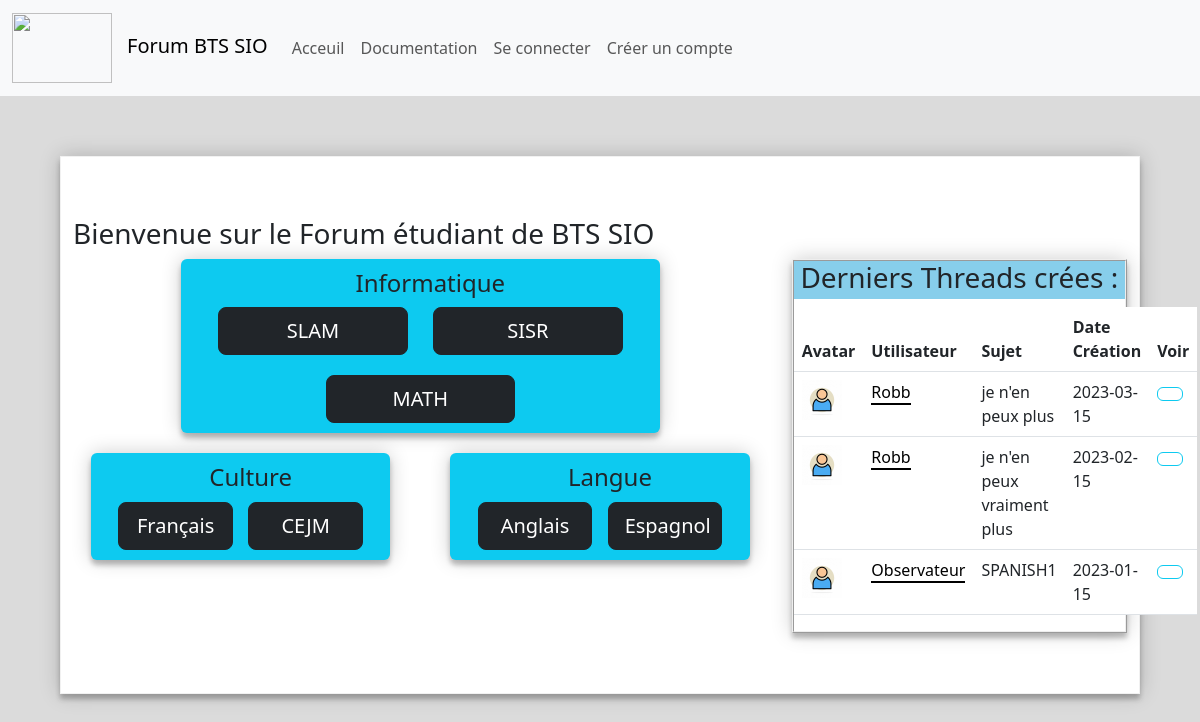
The page / on the database its author committed.
### tables this page shows
CREATE TABLE Thread (
	idThread INT NOT NULL AUTO_INCREMENT,
	title VARCHAR(128),
  auteur_id INT NOT NULL,
  categorie_id INT NOT NULL,
  content TEXT NOT NULL,
  date_creation DATE,
  isClosed BOOLEAN DEFAULT FALSE,
  PRIMARY KEY (idThread),
  FOREIGN KEY (auteur_id) REFERENCES Users(idUser),
  FOREIGN KEY (categorie_id) REFERENCES Categorie(idCategorie)
);

CREATE TABLE Users (
	idUser INT NOT NULL AUTO_INCREMENT,
	username VARCHAR(64) NOT NULL,
  password VARCHAR(64) NOT NULL,
  email VARCHAR(128) NOT NULL,
  avatar VARCHAR(64),
  id_Rank INT NOT NULL,
  PRIMARY KEY (idUser),
  FOREIGN KEY (id_Rank) REFERENCES Rank (idRank)
);

### tools/basicFunction.php (called while the page is built, shortened)
<?php
function randomColor(){
    $colors = ['info', 'success', 'warning', 'danger', 'primary'];
    $rdm = rand(0, 4);
    $rdmColor = $colors[$rdm];
    return $rdmColor;
}
?>

### tools/functionThread.php (called while the page is built, shortened)
<?php
function getLastThreadsLimit($dtb){
	$fetchtopics = $dtb->prepare(<<<SQL
		SELECT *
		FROM Thread
		ORDER BY date_creation
		DESC
		LIMIT 3
		SQL);
    $fetchtopics->execute();
    $topics = $fetchtopics->fetchAll();
	return $topics;
}

### index.php (the view, shortened to what this page needs)
<?php
include('parts/header.php');
include('tools/dtbConnexion.php');
include('tools/basicFunction.php');
include('tools/functionThread.php');
$dtb = dtbConnexion::getConnexion();
$rdmColor = randomColor();
?>
<head>
    <link rel="stylesheet" type="text/css" href="CSS/styleIndex.css" media="all" />
</head>
<main>
<div class="container h-100 justify-content-center align-items-center">
<h3>Bienvenue sur le Forum étudiant de BTS SIO</h3>
<div class="row">
    <article class="container col-12 col-xl-8">
        <div class="row" id="tabMatiere">
            <section class="bg-<?=$rdmColor?> rounded col-11 col-lg-8 row">
                <h4>Informatique</h4>
                <a type="button" class="btn btn-lg btn-dark col-5" id="SLAM" href="forum.php?categorie=1"> SLAM</a>
                <a type="button" class="btn btn-lg btn-dark col-5" id="SISR" href="forum.php?categorie=2"> SISR</a>
                <a type="button" class="btn btn-lg btn-dark col-5" id="MATH" href="forum.php?categorie=3"> MATH</a>
            </section>
            <section class="bg-<?=$rdmColor?> rounded col-11 col-lg-5 row">
                <h4>Culture</h4>
                <a type="button" class="btn btn-lg btn-dark col-5" id="Français" href="forum.php?categorie=4"> Français</a>
                <a type="button" class="btn btn-lg btn-dark col-5" id="CEJM" href="forum.php?categorie=5"> CEJM</a>
            </section>
            <section class="bg-<?=$rdmColor?> rounded col-11 col-lg-5 row">
                <h4>Langue</h4>
                <a type="button" class="btn btn-lg btn-dark col-5" id="Anglais" href="forum.php?categorie=6"> Anglais</a>
                <a type="button" class="btn btn-lg btn-dark col-5" id="Espagnol" href="forum.php?categorie=7"> Espagnol</a>
            </section>
        </div>
    </article>
    <aside class="container col-12 col-xl-4">
        <div class=" col-12">
        <?php $topics = getLastThreadsLimit($dtb) ?>
        <h3 class="top-bar">Derniers Threads crées : </h3>
        <ol>
            <?php if($topics !=NULL) : ?>
                <table class="table">
                    <thead class="thead-light">
                        <tr class="bg-<?=$rdmColor ?>">
                            <th class="d-none d-md-table-cell" scope="col">Avatar</th>
                            <th scope="col">Utilisateur</th>
                            <th scope="col">Sujet</th>
                            <th scope="col">Date Création</th>
                            <th scope="col">Voir</th>
                        </tr>
                    </thead>
                    <?php
                    foreach ($topics as $topic) {
                        $idUser = $topic["auteur_id"];
                        $fetchuser = $dtb->prepare("SELECT * FROM Users WHERE idUser = ?");
                        $fetchuser->execute(array($idUser));
                        $actualUser = $fetchuser->fetch();
                    ?>
                        <tbody>
                            <tr>
                                <td class="d-none d-md-table-cell"><img id="imgg" src="img/avatars/<?=$actualUser['avatar'] ?>"></td>
                                <td><a id="userclick" href="profil.php?m=<?php echo $actualUser["idUser"] ?>" ><?php echo $actualUser["username"] ?></a></td>
                                <td><?php echo $topic["title"] ?></td>
                                <td><?php echo $topic["date_creation"] ?></td>
                                <td><a class="btn btn-outline-<?=$rdmColor ?>" href="thread.php?topic=<?=$topic["idThread"] ?>" target="blank" role="button"> </a></td>
                            </tr>
                        </tbody>
                <?php
                }
            else :?>
                <p>Il n'y a aucun thread d'enregistré. <br>
                Ayez cette image de chaton triste en échange :                </p>
                <img src="img/" alt="On a pas eu le budget pour, désolé :c">
            <?php endif;?>
        </ol>
    </div>
    </aside>
</div>
</div>
</main>
</body>
</html>

### CSS/styleIndex.css (style rules this page uses)
body { margin-left: 0px; margin-right: 0px; padding: 0px; padding-top: 0px; background: rgb(219, 219, 219); }
section h4 { margin: 10px; }
main { border: 1px solid #f1f1f1; background: #fff; box-shadow: 0 0 20px 0 rgba(0, 0, 0, 0.2), 0 5px 5px 0 rgba(0, 0, 0, 0.24); margin: 5%; padding-bottom: 5%; padding-top: 5%; background: #ffffff; }
article { margin: 0px; padding: 0px; }
section { margin: 20px; padding: 10px; box-shadow: 0 0 20px 0 rgba(0, 0, 0, 0.2), 0 5px 5px 0 rgba(0, 0, 0, 0.24); justify-content: space-evenly; text-align: center; }
#MATH { margin-top: 20px; }
#tabMatiere { justify-content: space-around; }
aside div { box-shadow: 0 0 20px 0 rgba(0, 0, 0, 0.2), 0 5px 5px 0 rgba(0, 0, 0, 0.24); border-style: ridge; border-width: 2px; }
.top-bar { width: 100%; background-color: skyblue; padding-bottom: 5px; text-align: center; }
aside { padding: 0px; }
ol { padding : 0px; }
#imgg { height: 40px; width: 40px; }
#userclick { color: black; text-decoration: none; border-bottom: solid; border-width: 2px; }

### rows shown on the page
thread: auteur.avatar (picture), auteur.username "Robb", title "je n'en peux plus", date_creation "2023-03-15"
thread: auteur.avatar (picture), auteur.username "Robb", title "je n'en peux vraiment plus", date_creation "2023-02-15"
thread: auteur.avatar (picture), auteur.username "Observateur", title "SPANISH1", date_creation "2023-01-15"
